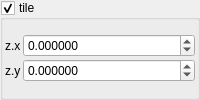
    <widget class="MyGroupBox" name="groupCheck_transf_function_enabledT_false">
     <property name="toolTip">
      <string/>
     </property>
     <property name="title">
      <string>tile&amp;</string>
     </property>
     <property name="checkable">
      <bool>true</bool>
     </property>
     <layout class="QVBoxLayout" name="verticalLayout_38" stretch="0">
      <property name="spacing">
       <number>2</number>
      </property>
      <property name="leftMargin">
       <number>2</number>
      </property>
      <property name="topMargin">
       <number>2</number>
      </property>
      <property name="rightMargin">
       <number>2</number>
      </property>
      <property name="bottomMargin">
       <number>2</number>
      </property>
      <item>
       <layout class="QGridLayout" name="gridLayout_22" columnstretch="0,1">
        <property name="spacing">
         <number>2</number>
        </property>
        <item row="2" column="0">
         <widget class="QLabel" name="label_58">
          <property name="text">
           <string notr="true">z.y</string>
          </property>
         </widget>
        </item>
        <item row="2" column="1">
         <widget class="MyDoubleSpinBox" name="spinbox_transf_offsetA_2">
          <property name="enabled">
           <bool>true</bool>
          </property>
          <property name="sizePolicy">
           <sizepolicy hsizetype="Minimum" vsizetype="Maximum">
            <horstretch>0</horstretch>
            <verstretch>0</verstretch>
           </sizepolicy>
          </property>
          <property name="prefix">
           <string/>
          </property>
          <property name="decimals">
           <number>6</number>
          </property>
          <property name="minimum">
           <double>-99.989999999999995</double>
          </property>
          <property name="singleStep">
           <double>0.100000000000000</double>
          </property>
         </widget>
        </item>
        <item row="1" column="0">
         <widget class="QLabel" name="label_54">
          <property name="text">
           <string notr="true">z.x</string>
          </property>
         </widget>
        </item>
        <item row="1" column="1">
         <widget class="MyDoubleSpinBox" name="spinbox_transf_offset_2">
          <property name="enabled">
           <bool>true</bool>
          </property>
          <property name="sizePolicy">
           <sizepolicy hsizetype="Minimum" vsizetype="Maximum">
            <horstretch>0</horstretch>
            <verstretch>0</verstretch>
           </sizepolicy>
          </property>
          <property name="prefix">
           <string/>
          </property>
          <property name="decimals">
           <number>6</number>
          </property>
          <property name="minimum">
           <double>-99.989999999999995</double>
          </property>
          <property name="singleStep">
           <double>0.100000000000000</double>
          </property>
         </widget>
        </item>
       </layout>
      </item>
     </layout>
    </widget>
